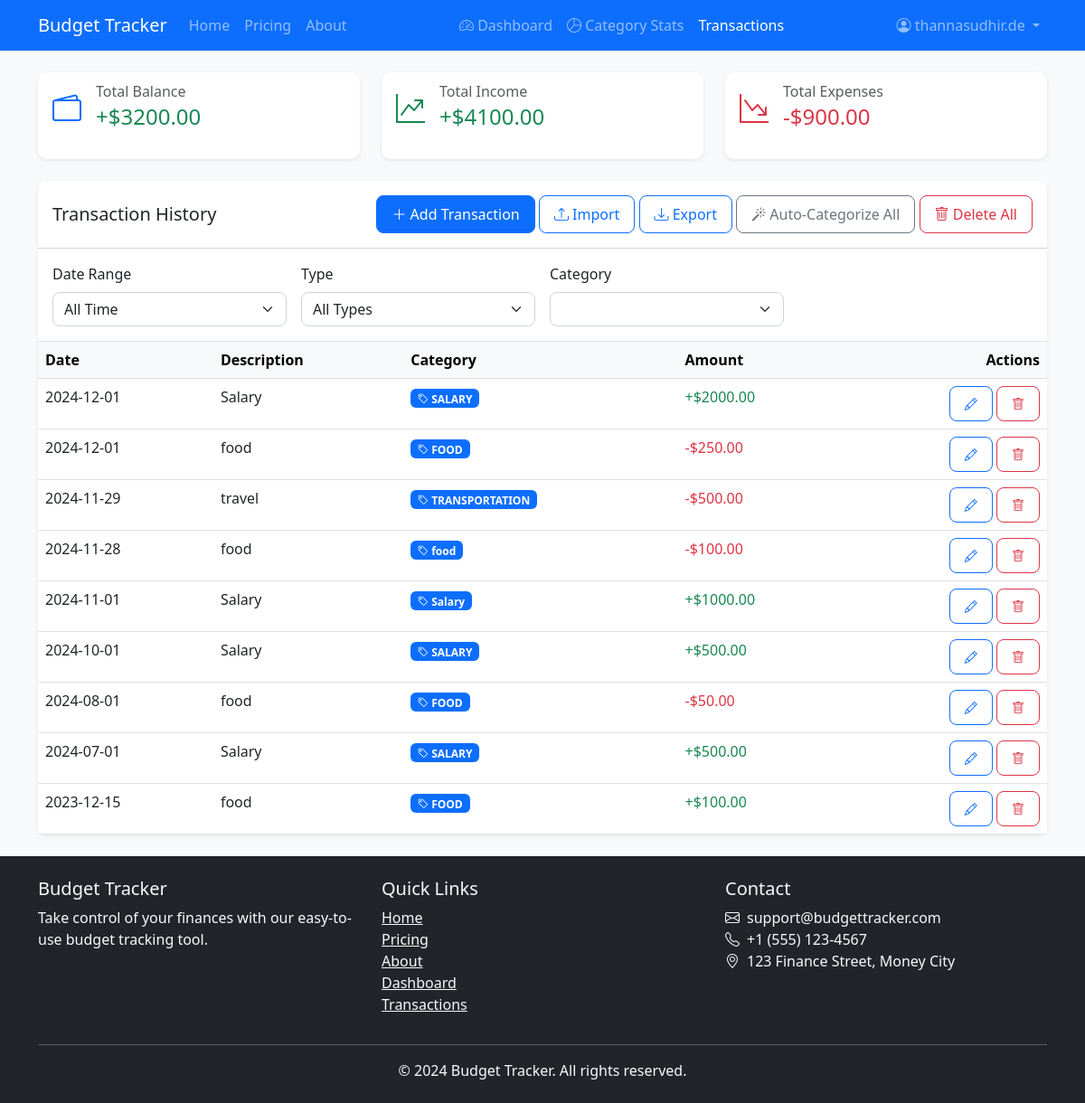
/transactions (signed in), run on an earlier commit of the app's database.
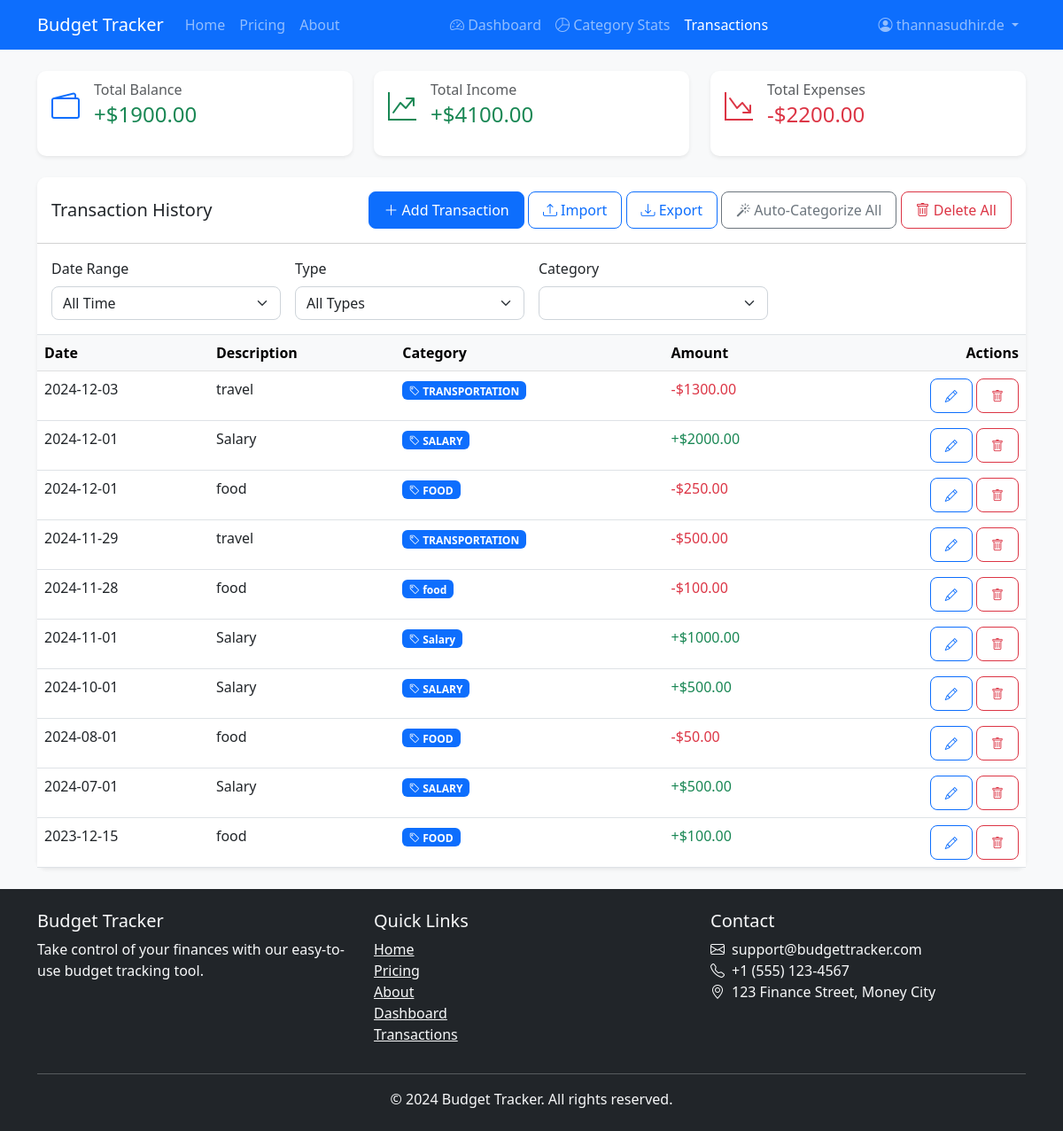
And on a later commit of the database.
### models.py (models this page shows, shortened)
class User(UserMixin, db.Model):
    __tablename__ = 'user'
    id = db.Column(db.Integer, primary_key=True)
    username = db.Column(db.String(80), unique=True, nullable=False)
    email = db.Column(db.String(120), unique=True, nullable=False)
    password_hash = db.Column(db.String(128))
    role = db.Column(db.Enum(UserRole), default=UserRole.NORMAL)
    is_active = db.Column(db.Boolean, default=True, nullable=False)
    trial_end_date = db.Column(db.DateTime, nullable=True)
    created_at = db.Column(db.DateTime, nullable=False, default=datetime.utcnow)
    updated_at = db.Column(db.DateTime, onupdate=datetime.utcnow)
    last_login = db.Column(db.DateTime)
    reset_token = db.Column(db.String(100), unique=True)
    reset_token_expires = db.Column(db.DateTime)
    transactions = db.relationship('BudgetTransaction', backref='user', lazy=True)
    feedback_submissions = db.relationship('Feedback', backref=db.backref('submitted_by', lazy=True), lazy=True)
    budgets = db.relationship('UserBudget', backref='user', lazy=True)

class BudgetTransaction(db.Model):
    __tablename__ = 'budget_transaction'
    id = db.Column(db.Integer, primary_key=True)
    amount = db.Column(db.Float, nullable=False)
    description = db.Column(db.String(200), nullable=False)
    type = db.Column(db.String(20), nullable=False)
    date = db.Column(db.DateTime, nullable=False, default=datetime.utcnow)
    category = db.Column(db.String(50), nullable=False, default='UNCATEGORIZED')
    user_id = db.Column(db.Integer, db.ForeignKey('user.id'), nullable=False)
    created_at = db.Column(db.DateTime, nullable=False, default=datetime.utcnow)
    updated_at = db.Column(db.DateTime, onupdate=datetime.utcnow)

### routes.py (the view)
    @app.route('/transactions')
    @login_required
    def view_transactions():
        date_range = request.args.get('dateRange', 'all')
        start_date = request.args.get('startDate')
        end_date = request.args.get('endDate')
        transaction_type = request.args.get('type', 'all')
        category = request.args.get('category', 'all')
        query = BudgetTransaction.query.filter_by(user_id=current_user.id)
        today = datetime.now().date()
        if date_range == 'today':
            query = query.filter(BudgetTransaction.date >= datetime.combine(today, datetime.min.time()))
        elif date_range == 'week':
            start_of_week = today - timedelta(days=today.weekday())
            query = query.filter(BudgetTransaction.date >= datetime.combine(start_of_week, datetime.min.time()))
        elif date_range == 'month':
            start_of_month = today.replace(day=1)
            query = query.filter(BudgetTransaction.date >= datetime.combine(start_of_month, datetime.min.time()))
        elif date_range == 'year':
            start_of_year = today.replace(month=1, day=1)
            query = query.filter(BudgetTransaction.date >= datetime.combine(start_of_year, datetime.min.time()))
        elif date_range == 'custom' and start_date and end_date:
            start = datetime.strptime(start_date, '%Y-%m-%d')
            end = datetime.strptime(end_date, '%Y-%m-%d')
            query = query.filter(BudgetTransaction.date.between(start, end))
        if transaction_type == 'income':
            query = query.filter(BudgetTransaction.amount > 0)
        elif transaction_type == 'expense':
            query = query.filter(BudgetTransaction.amount < 0)
        if category != 'all':
            query = query.filter(BudgetTransaction.category == category)
        transactions = query.order_by(BudgetTransaction.date.desc()).all()
        total_income = sum(t.amount for t in transactions if t.amount > 0)
        total_expenses = abs(sum(t.amount for t in transactions if t.amount < 0))
        total_balance = total_income - total_expenses
        categories = [{'name': category.name, 'value': category.value} for category in TransactionCategory]
        return render_template('transactions.html',
                           transactions=transactions,
                           total_income=total_income,
                           total_expenses=total_expenses,
                           total_balance=total_balance,
                           categories=categories,
                           filters={
                               'dateRange': date_range,
                               'startDate': start_date,
                               'endDate': end_date,
                               'type': transaction_type,
                               'category': category
                           })

### templates/transactions.html (shortened to what this page needs)
{% extends "base.html" %}
{% block content %}
<div class="container py-4">
    <div class="row g-4 mb-4">
        <div class="col-md-4">
            <div class="card border-0 shadow-sm h-100">
                <div class="card-body">
                    <div class="d-flex align-items-center mb-3">
                        <div class="flex-shrink-0">
                            <i class="bi bi-wallet2 fs-2 text-primary"></i>
                        </div>
                        <div class="flex-grow-1 ms-3">
                            <h6 class="card-subtitle mb-1 text-muted">Total Balance</h6>
                            <h4 class="card-title mb-0">
                                {% if total_balance >= 0 %}
                                <span class="text-success">+${{ "%.2f"|format(total_balance) }}</span>
                                {% else %}
                                <span class="text-danger">-${{ "%.2f"|format(total_balance|abs) }}</span>
                                {% endif %}
                            </h4>
                        </div>
                    </div>
                </div>
            </div>
        </div>
        <div class="col-md-4">
            <div class="card border-0 shadow-sm h-100">
                <div class="card-body">
                    <div class="d-flex align-items-center mb-3">
                        <div class="flex-shrink-0">
                            <i class="bi bi-graph-up-arrow fs-2 text-success"></i>
                        </div>
                        <div class="flex-grow-1 ms-3">
                            <h6 class="card-subtitle mb-1 text-muted">Total Income</h6>
                            <h4 class="card-title mb-0 text-success">+${{ "%.2f"|format(total_income) }}</h4>
                        </div>
                    </div>
                </div>
            </div>
        </div>
        <div class="col-md-4">
            <div class="card border-0 shadow-sm h-100">
                <div class="card-body">
                    <div class="d-flex align-items-center mb-3">
                        <div class="flex-shrink-0">
                            <i class="bi bi-graph-down-arrow fs-2 text-danger"></i>
                        </div>
                        <div class="flex-grow-1 ms-3">
                            <h6 class="card-subtitle mb-1 text-muted">Total Expenses</h6>
                            <h4 class="card-title mb-0 text-danger">-${{ "%.2f"|format(total_expenses) }}</h4>
                        </div>
                    </div>
                </div>
            </div>
        </div>
    </div>
    <div class="card border-0 shadow-sm">
        <div class="card-header bg-white py-3">
            <div class="row align-items-center">
                <div class="col">
                    <h5 class="mb-0">Transaction History</h5>
                </div>
                <div class="col-auto">
                    <button class="btn btn-primary" data-bs-toggle="modal" data-bs-target="#addTransactionModal" onclick="addTransaction()">
                        <i class="bi bi-plus-lg"></i> Add Transaction
                    </button>
                    <button class="btn btn-outline-primary" data-bs-toggle="modal" data-bs-target="#importTransactionsModal">
                        <i class="bi bi-upload"></i> Import
                    </button>
                    <button class="btn btn-outline-primary" onclick="exportTransactions()">
                        <i class="bi bi-download"></i> Export
                    </button>
                    <button class="btn btn-outline-secondary" onclick="autoCategorizeAll()">
                        <i class="bi bi-magic"></i> Auto-Categorize All
                    </button>
                    <button class="btn btn-outline-danger" onclick="deleteAllTransactions()">
                        <i class="bi bi-trash"></i> Delete All
                    </button>
                </div>
            </div>
        </div>
        <div class="card-body border-bottom">
            <form id="filterForm" class="row g-3">
                <div class="col-md-3">
                    <label class="form-label">Date Range</label>
                    <select class="form-select" name="dateRange" onchange="applyFilters()">
                        <option value="all">All Time</option>
                    </select>
                </div>
                <div class="col-md-3">
                    <label class="form-label">Type</label>
                    <select class="form-select" name="type" onchange="applyFilters()">
                        <option value="all">All Types</option>
                    </select>
                </div>
                <div class="col-md-3">
                    <label class="form-label">Category</label>
                    <select class="form-select" name="category" onchange="applyFilters()">
                    </select>
                </div>
            </form>
        </div>
        <div class="card-body p-0">
            <div class="table-responsive">
                <table class="table table-hover mb-0">
                    <thead class="table-light">
                        <tr>
                            <th scope="col">Date</th>
                            <th scope="col">Description</th>
                            <th scope="col">Category</th>
                            <th scope="col">Amount</th>
                            <th scope="col" class="text-end">Actions</th>
                        </tr>
                    </thead>
                    <tbody>
                        {% if transactions %}
                            {% for transaction in transactions %}
                            <tr>
                                <td>{{ transaction.date.strftime('%Y-%m-%d') }}</td>
                                <td>{{ transaction.description }}</td>
                                <td>
                                    <span class="badge bg-primary">
                                        <i class="bi bi-tag"></i>
                                        {{ transaction.category }}
                                    </span>
                                </td>
                                <td class="{{ 'text-success' if transaction.amount > 0 else 'text-danger' }}">
                                    {{ '+' if transaction.amount > 0 else '-' }}${{ "%.2f"|format(transaction.amount|abs) }}
                                </td>
                                <td class="text-end">
                                    <button class="btn btn-sm btn-outline-primary" onclick="editTransaction('{{ transaction.id }}')">
                                        <i class="bi bi-pencil"></i>
                                    </button>
                                    <button class="btn btn-sm btn-outline-danger" onclick="deleteTransaction('{{ transaction.id }}')">
                                        <i class="bi bi-trash"></i>
                                    </button>
                                </td>
                            </tr>
                            {% endfor %}
                        {% endif %}
                    </tbody>
                </table>
            </div>
        </div>
    </div>
</div>
{% endblock %}

### templates/base.html (shortened to what this page needs)
<!DOCTYPE html>
<html lang="en">
<head>
    <link href="https://cdn.jsdelivr.net/npm/bootstrap@5.3.0/dist/css/bootstrap.min.css" rel="stylesheet">
    <link rel="stylesheet" href="https://cdn.jsdelivr.net/npm/bootstrap-icons@1.7.2/font/bootstrap-icons.css">
    <link rel="stylesheet" href="{{ url_for('static', filename='css/style.css') }}">
</head>
<body>
    <nav class="navbar navbar-expand-lg navbar-dark bg-primary">
        <div class="container">
            <a class="navbar-brand" href="{{ url_for('home') }}">Budget Tracker</a>
            <div class="collapse navbar-collapse" id="navbarNav">
                <ul class="navbar-nav me-auto">
                    <li class="nav-item">
                        <a class="nav-link {% if request.endpoint == 'home' %}active{% endif %}" href="{{ url_for('home') }}">Home</a>
                    </li>
                    <li class="nav-item">
                        <a class="nav-link {% if request.endpoint == 'pricing' %}active{% endif %}" href="{{ url_for('pricing') }}">Pricing</a>
                    </li>
                    <li class="nav-item">
                        <a class="nav-link {% if request.endpoint == 'about' %}active{% endif %}" href="{{ url_for('about') }}">About</a>
                    </li>
                </ul>
                <div class="navbar-nav">
                    {% if current_user.is_authenticated %}
                    <a class="nav-link {{ 'active' if request.endpoint == 'dashboard' }}" href="{{ url_for('dashboard') }}">
                        <i class="bi bi-speedometer2"></i> Dashboard
                    </a>
                    <a class="nav-link {{ 'active' if request.endpoint == 'category_stats' }}" href="{{ url_for('category_stats') }}">
                        <i class="bi bi-pie-chart"></i> Category Stats
                    </a>
                    <a class="nav-link {% if request.endpoint == 'view_transactions' %}active{% endif %}" href="{{ url_for('view_transactions') }}">Transactions</a>
                    {% endif %}
                </div>
                <div class="navbar-nav ms-auto">
                    {% if current_user.is_authenticated %}
                        <div class="nav-item dropdown">
                        <a class="nav-link dropdown-toggle" href="#" id="userDropdown" role="button" data-bs-toggle="dropdown" aria-expanded="false">
                            <i class="bi bi-person-circle"></i>
                            {{ current_user.username }}
                        </a>
                    </div>
                    {% else %}
                    <a class="nav-link" href="{{ url_for('login') }}">Login</a>
                    <a class="nav-link" href="{{ url_for('register') }}">Register</a>
                    {% endif %}
                </div>
            </div>
        </div>
    </nav>
    {% block content %}{% endblock %}
    <footer class="bg-dark text-light py-4 mt-auto">
        <div class="container">
            <div class="row">
                <div class="col-md-4">
                    <h5>Budget Tracker</h5>
                    <p>Take control of your finances with our easy-to-use budget tracking tool.</p>
                </div>
                <div class="col-md-4">
                    <h5>Quick Links</h5>
                    <ul class="list-unstyled">
                        <li><a href="{{ url_for('home') }}" class="text-light">Home</a></li>
                        <li><a href="{{ url_for('pricing') }}" class="text-light">Pricing</a></li>
                        <li><a href="{{ url_for('about') }}" class="text-light">About</a></li>
                        {% if current_user.is_authenticated %}
                        <li><a href="{{ url_for('dashboard') }}" class="text-light">Dashboard</a></li>
                        <li><a href="{{ url_for('view_transactions') }}" class="text-light">Transactions</a></li>
                        {% endif %}
                    </ul>
                </div>
                <div class="col-md-4">
                    <h5>Contact</h5>
                    <ul class="list-unstyled">
                        <li><i class="bi bi-envelope me-2"></i>support@budgettracker.com</li>
                        <li><i class="bi bi-telephone me-2"></i>+1 (555) 123-4567</li>
                        <li><i class="bi bi-geo-alt me-2"></i>123 Finance Street, Money City</li>
                    </ul>
                </div>
            </div>
            <hr>
            <div class="text-center">
                <p class="mb-0">&copy; 2024 Budget Tracker. All rights reserved.</p>
            </div>
        </div>
    </footer>
</body>
</html>

What changed in the data, as far as the page shows it:
added BudgetTransaction: amount "-", amount|abs "1300.00"
Also different on the page:
{{ "%.2f"|format(total_balance) }}: "3200.00" → "1900.00"
{{ "%.2f"|format(total_expenses) }}: "900.00" → "2200.00"
